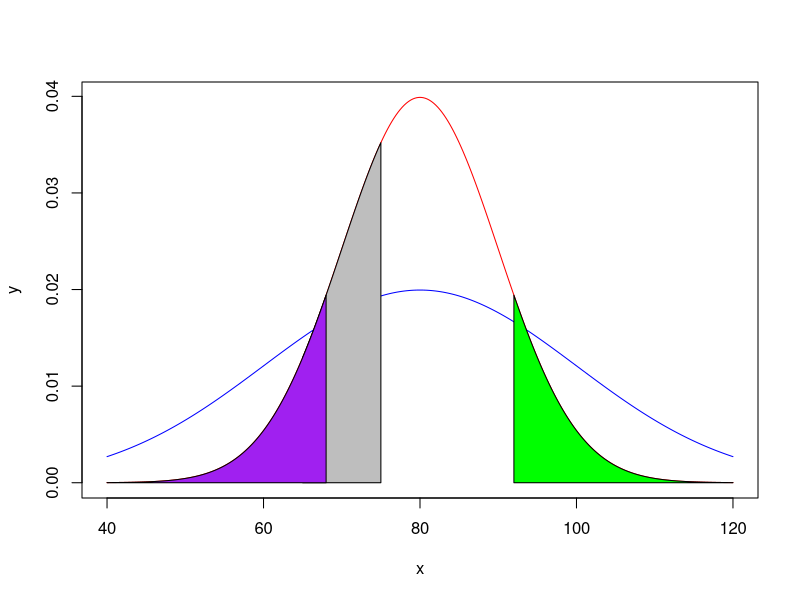

The R source for this figure:
#dnorm 점의 위치 표시
#pnorm 넓이 퍼센트
#qnorm x값 표시
#rnorm 랜덤값 생성

x <- seq(40,120,length=300) #40~120까지를 300분할
y <- dnorm(x,mean=80,sd=10)
y
plot(x,y,type = "l",col="red")
lines(x,dnorm(x,mean=80,sd=20),col="blue")

#65~75사이의 범위가 전체의 몇 퍼센트인가?
x2 <- seq(65,75,length=300)
y2 <- dnorm(x2, mean=80,sd=10)
polygon(c(65,x2,75),c(0,y2,0),col="gray")

pnorm(75 ,mean=80,sd=10) - pnorm(65,mean=80,sd=10)

#92점을 넘을 확률?
pnorm(92,mean=80,sd=10,lower.tail = FALSE) #lower.tail은 왼쪽부터 계산,false를 해줘야 오른쪽의 넓이

1-pnorm(92,mean=80,sd=10)
x3 <- seq(92,120,length=300)
y3 <- dnorm(x3,mean=80, sd=10)
polygon(c(92,x3,120),c(0,y3,0),col="green")

#68점 이하일 확률?
pnorm(68,mean=80,sd=10)
x4 <- seq(40,68,length=200)
y4 <- dnorm(x4,mean=80,sd=10)
polygon(c(40,x4,68),c(0,y4,0),col="purple")

#30%를 차지하는 x값?
qnorm(0.3, mean=80,sd=10)

#중간 60%를 차지하는 값?
-80+qnorm(0.8, mean=80,sd=10)
80-qnorm(0.2, mean=80,sd=10)
